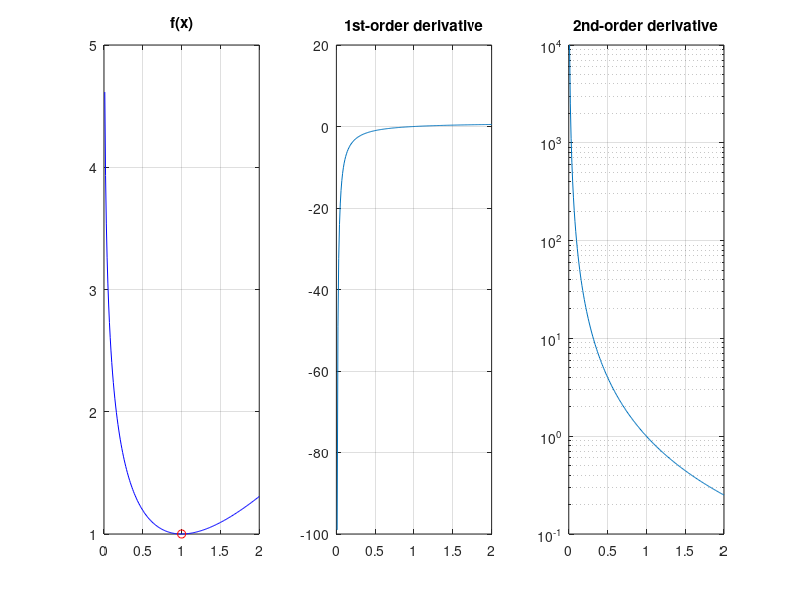
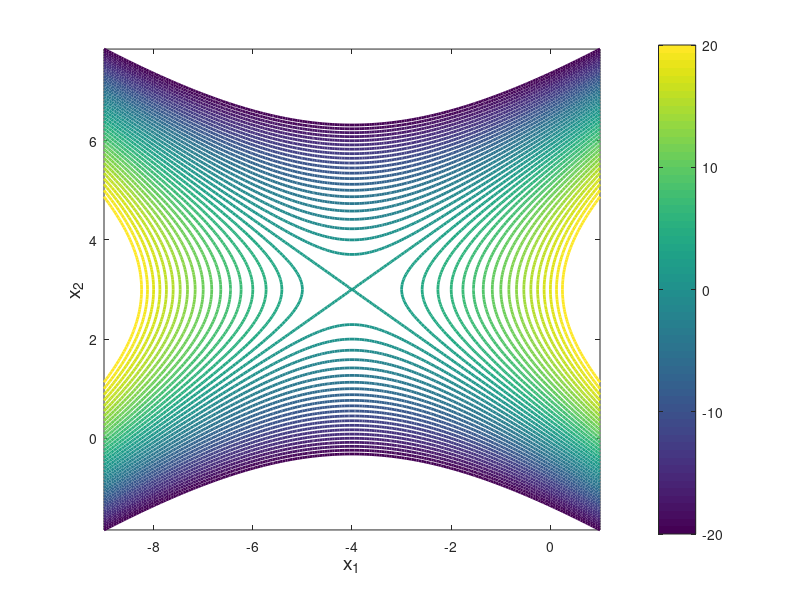
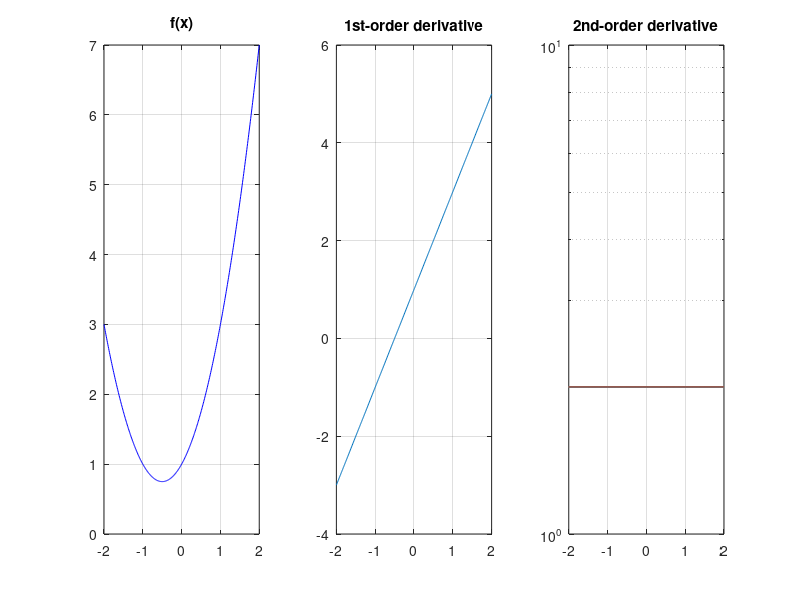
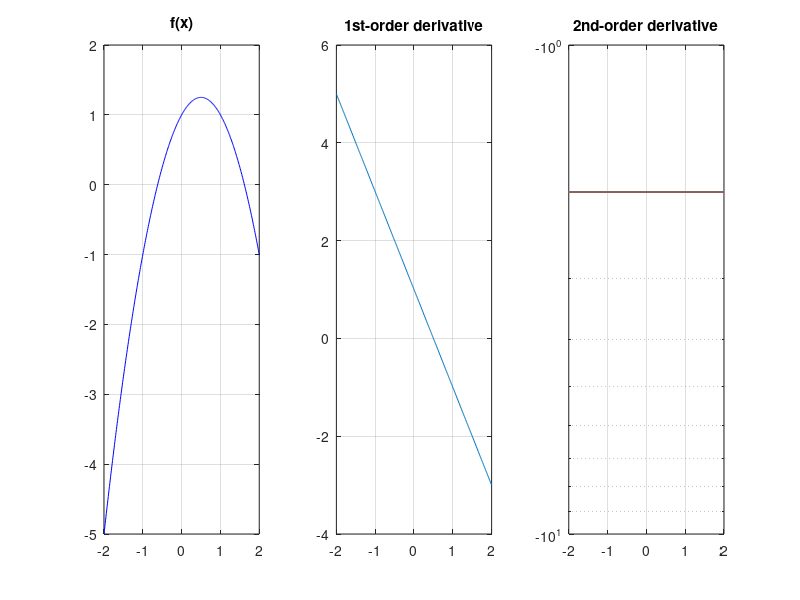

Source code (MATLAB) for these figures, in order: (Note: this script raises an error after producing the figures.)
%%%%%%% Dag 1 solutions

%%%% Opg 1.1
f = @(x)(x-log(x));
df = @(x) (1- 1./x);
d2f = @(x) 1./(x.^2);

x=0.01:0.01:2;
y=f(x);
dy= df(x);
d2y=d2f(x);

figure, 
subplot(1,3,1), plot(x,y,'b-',1,1,'ro'), title('f(x)'),grid on,
subplot(1,3,2), plot(x,dy), title('1st-order derivative'),grid on,
subplot(1,3,3), semilogy(x,d2y), title('2nd-order derivative'),grid on,


disp('The minimizer is x=1, which can be obtained by solving f''(x)=0.')
disp('The minimizer is unique, since d2f>0, i.e., f strictly convex.')



%%%%%%%% Opgave 1.2
disp('The gradient is [8+2x1; 12-4x2], and the Hessian is [2, 0; 0, -4].')
disp('Set the gradient equals 0, we obtain only one stationary point [-4;3].')
disp('Since Hessian is neither positive definite nore negative definite, the stationary point is just a saddle point.')

x1=-9:0.05:1;
x2=-2:0.05:8;
[X,Y]=meshgrid(x1,x2);
F=8*X+12*Y+X.^2-2*Y.^2;

figure,
v=[-20:20];
[c,h]=contour(X,Y,F,v,'linewidth',2);
colorbar, axis image,
xlabel('x_1','fontsize',14),
ylabel('x_2','fontsize',14),


%%%%%%% Opgave 4.2
clear all, close all,

%% f1
f1 = @(x)(x.^2+x+1);
df1 = @(x) (2*x+1);
d2f1 = @(x) 2*ones(length(x));

x=-2:0.01:2;
y1=f1(x);
dy1= df1(x);
d2y1=d2f1(x);

figure, 
subplot(1,3,1), plot(x,y1,'b-'), title('f(x)'),grid on,
subplot(1,3,2), plot(x,dy1), title('1st-order derivative'),grid on,
subplot(1,3,3), semilogy(x,d2y1), title('2nd-order derivative'),grid on,


%% f2

f2 = @(x)(-x.^2+x+1);
df2 = @(x) (-2*x+1);
d2f2 = @(x) -2*ones(length(x));

x=-2:0.01:2;
y2=f2(x);
dy2= df2(x);
d2y2=d2f2(x);

figure, 
subplot(1,3,1), plot(x,y2,'b-'), title('f(x)'),grid on,
subplot(1,3,2), plot(x,dy2), title('1st-order derivative'),grid on,
subplot(1,3,3), semilogy(x,d2y2), title('2nd-order derivative'),grid on,

%% f3

f3 = @(x)(x.^3-5*x.^2+x+1);
df3 = @(x) (3*x.^2-10*x+1);
d2f3 = @(x) 6*x-10;

x=-4:0.01:4;
y3=f3(x);
dy3= df3(x);
d2y3=d2f3(x);

figure, 
subplot(1,3,1), plot(x,y3,'b-'), title('f(x)'),grid on,
subplot(1,3,2), plot(x,dy3), title('1st-order derivative'),grid on,
subplot(1,3,3), semilogy(x,d2y3), title('2nd-order derivative'),grid on,


%% f4

f4 = @(x)(x.^4+x.^3-10*x.^2-x+1);
df4 = @(x) (4*x.^3+3*x.^2-20*x-1);
d2f4 = @(x) 12*x.^2+6*x-20;

x=-4:0.01:4;
y4=f4(x);
dy4= df4(x);
d2y4=d2f4(x);

figure, 
subplot(1,3,1), plot(x,y4,'b-'), title('f(x)'),grid on,
subplot(1,3,2), plot(x,dy4), title('1st-order derivative'),grid on,
subplot(1,3,3), semilogy(x,d2y4), title('2nd-order derivative'),grid on,


disp('f1 is convex.')
disp('At local minimizer, the value of the 2nd derivative is positive.')
dips('At local maximizer, the value of the 2nd derivative is negative.')


%%%%%% Opgave 4.5
x1=0:0.05:5;
x2=x1;
[X,Y]=meshgrid(x1,x2);
F=X.^2+Y.^2;

figure,
v=[-20:20];
[c,h]=contour(X,Y,F,v,'linewidth',2);
colorbar, axis image,
xlabel('x_1','fontsize',14),
ylabel('x_2','fontsize',14),

disp('The feasible set is a convext set.')

%%

f = @(x)(x.*log(x));
df = @(x)(log(x)+1);
d2f = @(x)(1./x);

x=0.01:0.01:5;
y=f(x);
dy= df(x);
d2y=d2f(x);

figure, 
subplot(1,3,1), plot(x,y,'b-',1,1), title('f(x)'),grid on,
subplot(1,3,2), plot(x,dy), title('1st-order derivative'),grid on,
subplot(1,3,3), semilogy(x,d2y), title('2nd-order derivative'),grid on,

disp('The objective function is a convex function in the feasible set.')